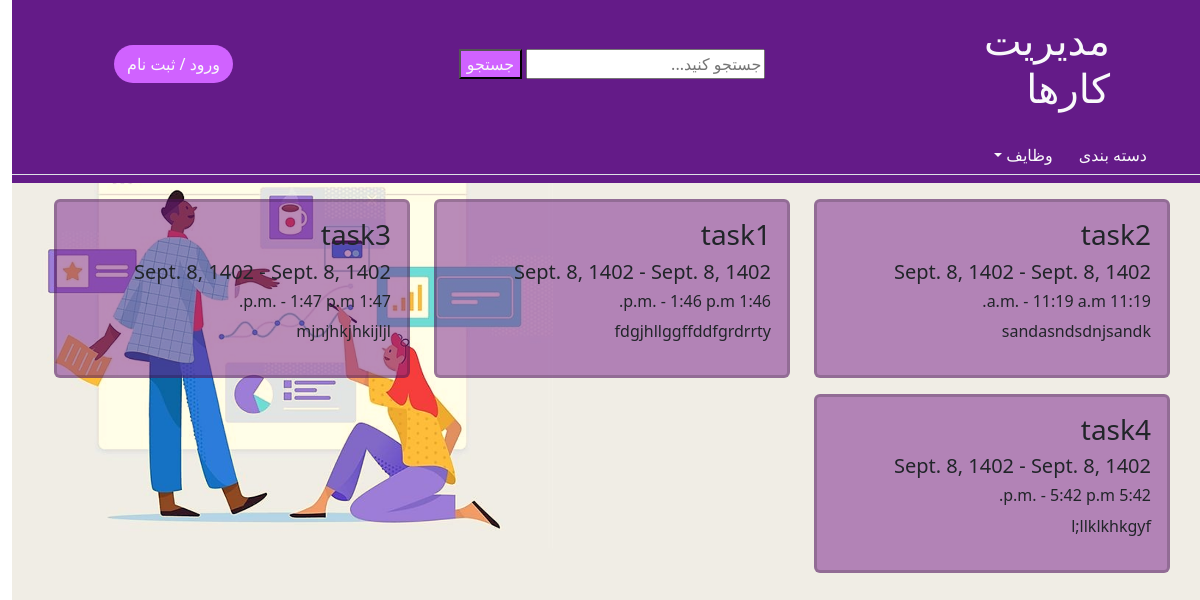
The page / on the database its author committed.
### Task/models.py (models this page shows, shortened)
class Tasks(models.Model):
    title = models.CharField(max_length=100)
    descrption = models.TextField()
    start_date = models.DateField(default=jdatetime.datetime.today().strftime('%Y-%m-%d'))
    start_time = models.TimeField(default=timezone.now)
    end_date = models.DateField(default=jdatetime.datetime.today().strftime('%Y-%m-%d'))
    end_time = models.TimeField(default=timezone.now)
    user = models.ForeignKey(get_user_model(), on_delete=models.CASCADE, related_name="task")
    completed = models.BooleanField(default=False)
    category = models.ForeignKey(Categories, on_delete=models.CASCADE, related_name="task_category")

### Task/views.py (the view)
# urls.py: path('', show_tasks, name='home'),
def show_tasks(request):
    tasks = Tasks.objects.values()
    return render(request, 'Task/tasks.html', {'tasks':tasks})

### Task/templates/Task/tasks.html (shortened to what this page needs)
{% extends '_base.html' %}
{% block content %}
<div class="row">
    {% for item in tasks %}
    <div class="col-md-4 mb-3">
      <div class="card  border-3 bg-color-vibrant-o">
        <div class="card-body">
            <h3>{{ item.title }}</h3>
            <h5>{{ item.start_date }} - {{ item.end_date }}</h5>
            <h6>{{ item.start_time }} - {{ item.end_time }}</h6>
            <p>{{ item.descrption }}</p>
        </div>
      </div>
    </div>
    {% endfor %}
  </div>
{% endblock %}

### static/base.css (style rules this page uses)
body { background-image: url('../media/HW13/img1.png'); background-repeat: no-repeat; background-size: cover; }
.bg-color-vibrant-o { background-color: rgb(116, 27, 136, 0.5) !important; }

### rows shown on the page
Tasks: title "task2", start_date "Sept. 8, 1402", end_date "Sept. 8, 1402", start_time "11:19 a.m.", descrption "sandasndsdnjsandk"
Tasks: title "task1", start_date "Sept. 8, 1402", end_date "Sept. 8, 1402", start_time "1:46 p.m.", descrption "fdgjhllggffddfgrdrrty"
Tasks: title "task3", start_date "Sept. 8, 1402", end_date "Sept. 8, 1402", start_time "1:47 p.m.", end_time "1:47 p.m.", descrption "mjnjhkjhkijljl"
Tasks: title "task4", start_date "Sept. 8, 1402", end_date "Sept. 8, 1402", start_time "5:42 p.m.", descrption "l;llklkhkgyf"
